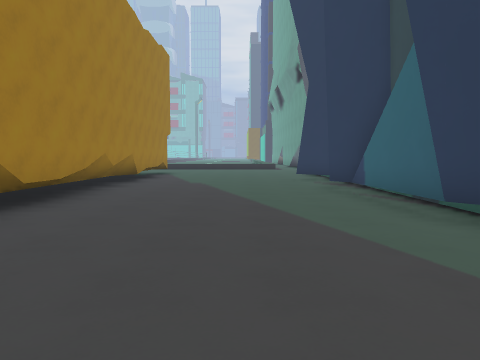
view 1 (above)

24 first-person views from a walk through a 3-D level made in the Godot game engine. The camera is 1.5 m above the floor, tilts 4° down and sees 70° across. The floor is counted in squares, 2 m on a side. Each view is taken from the middle of a square. On the plan, view 1 faces up. The plan holds only what a view shows up to about 11 squares ahead; the rest is blank. The place goes on beyond the plan. Surface patterns are stand-ins for the level's own textures.

view 2
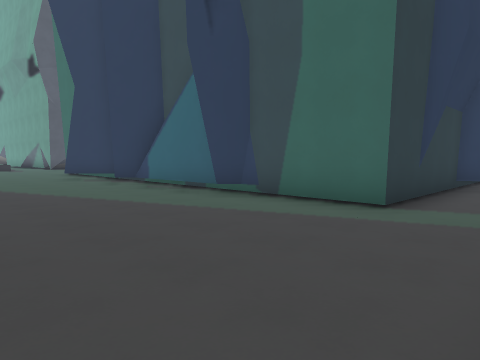

view 3
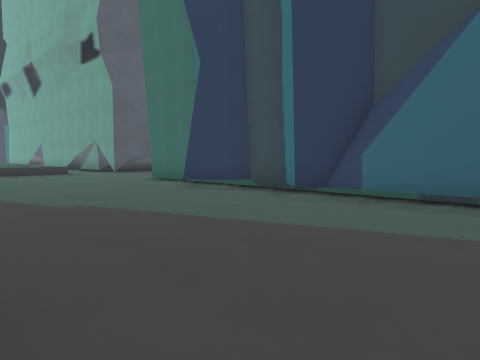

view 4
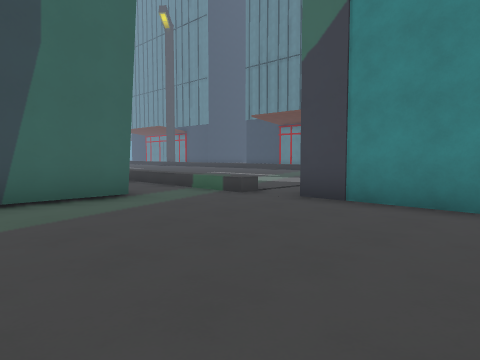

view 5
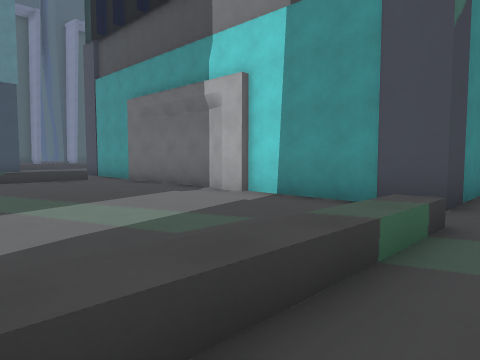

view 6
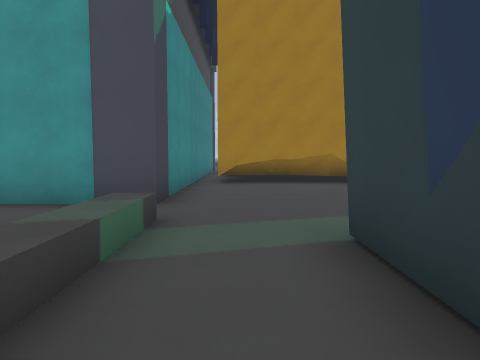

view 7
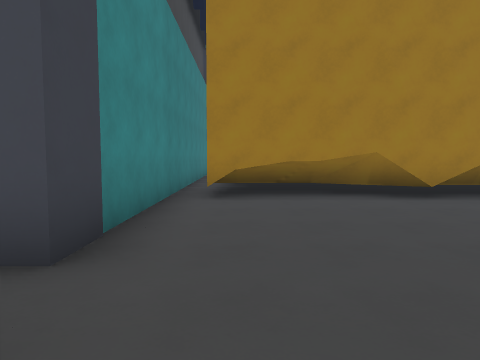

view 8
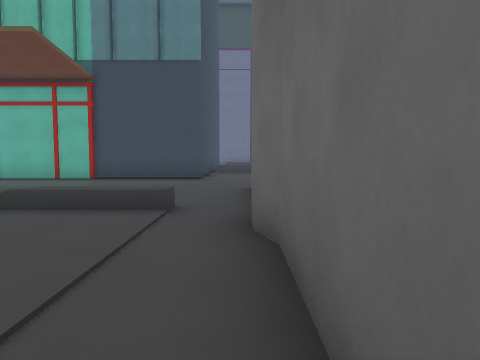

view 9
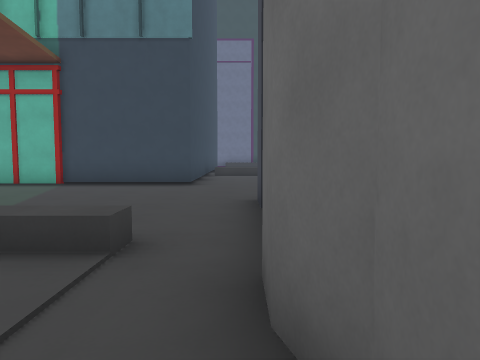

view 10
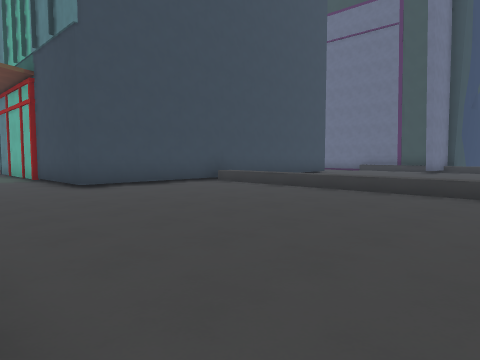

view 11
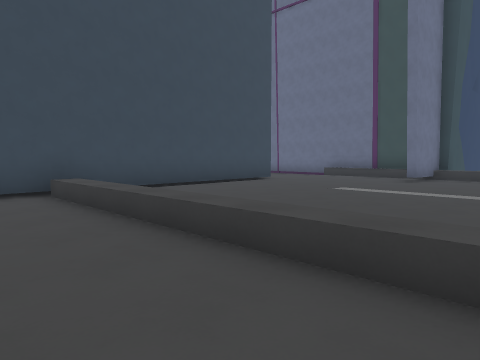

view 12
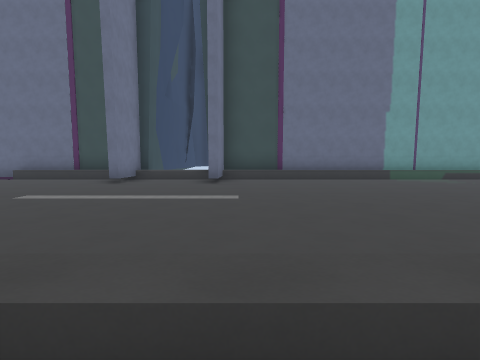

view 13
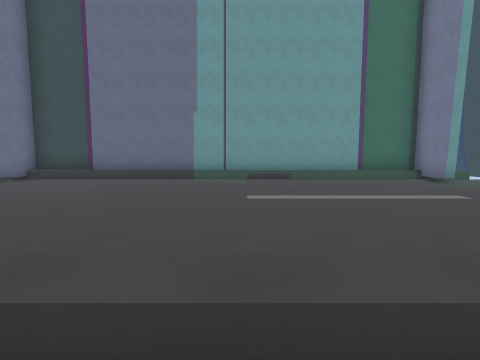

view 14
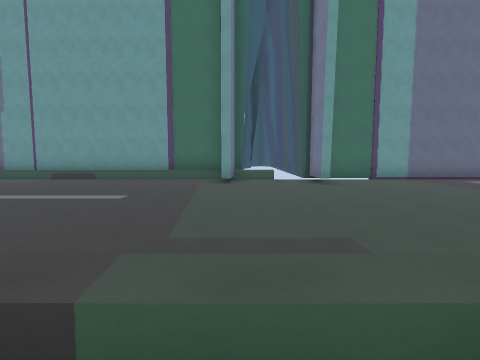

view 15
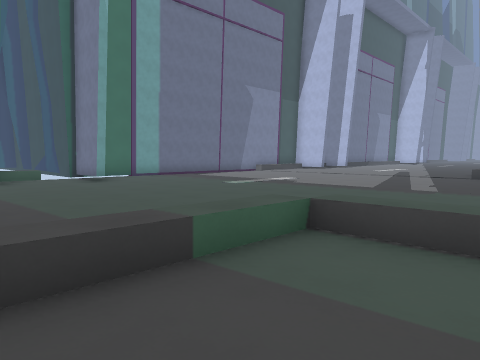

view 16
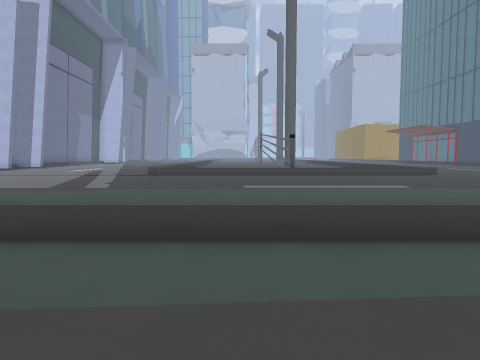

view 17
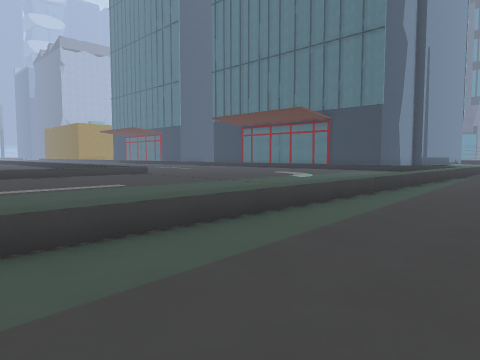

view 18
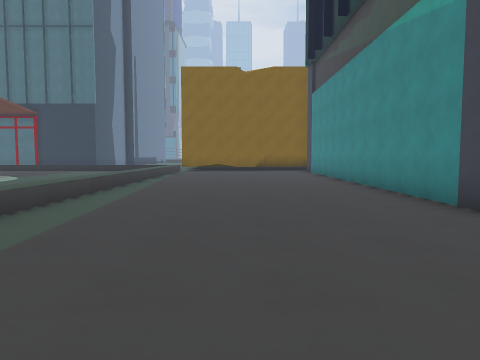

view 19
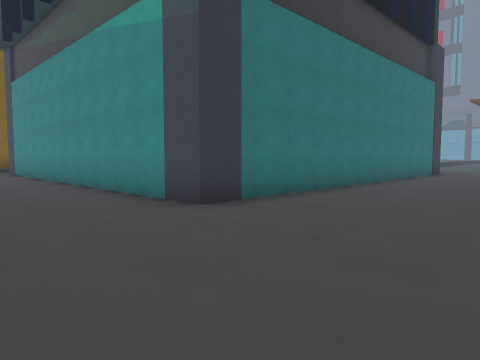

view 20
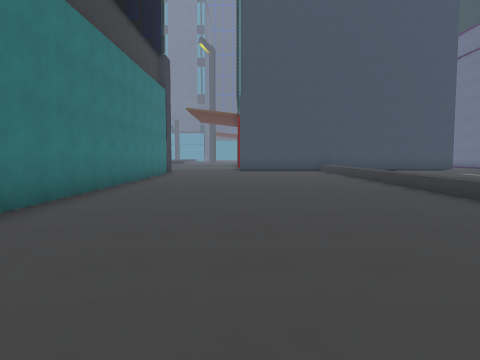

view 21
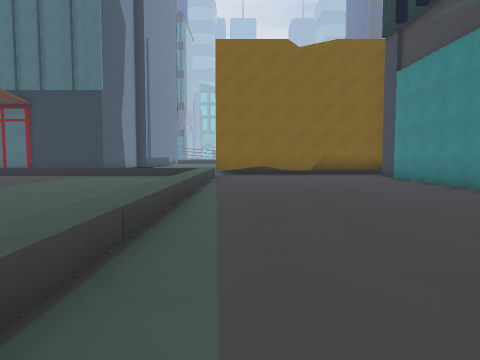

view 22
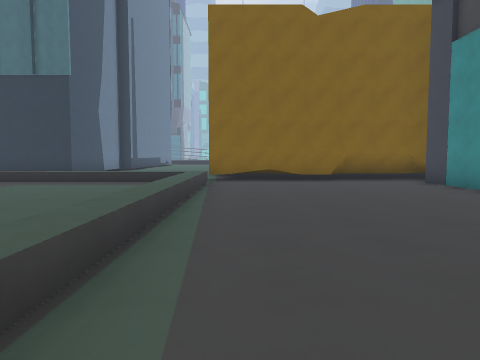

view 23
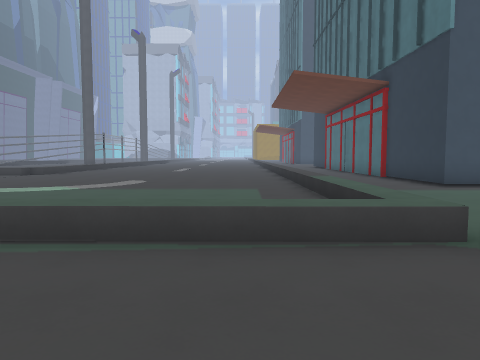

view 24
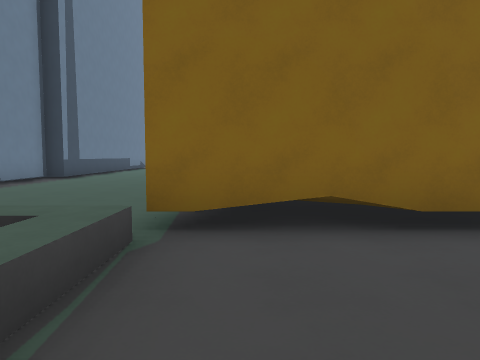

### Floor plan
Key: @ floor where view 1 was taken; # wall or solid block; . main floor; : floor 0.25 m higher than the main floor; ^ raised ledge.
Columns run from 26 left of view 1 to 6 right of it. Each row starts with its distance up from view 1.
 15                          ...
 14                          ....#
 13                          ....#
 12                         .....#
 11                       #......#
 10                       #.....##
  9                       #......#
  8                       #.....##
  7   #....               #......#
  6   #....               #......#
  5   #....               #......#
  4   #.....              #......#
  3   #.....              #......#
  2 ###.....              #......#
  1 ........              #......####
  0     ....########      #...@......
 -1 ^^^^^^^^^......    .........^^^^^
 -2 ....... ^......#  #########......
 -3 ....... ^......#          #......
 -4 ....... ^......#          #.....
 -5 ....... ^......#          #.....
 -6 ..:.... ^......#          #.....
 -7 ........^......#          #.....
 -8 ....:...^......#          #.....
 -9 ........^......#          #....
-10 ..  ....^......#          #....
-11 .. ... .^......#           .^^^
-12 ...... .^......#           ..
-13 ...... .^......########   #.....
-14 ...... .^...............   .....
-15 ...... .^........................
-16 ...... .^........................
-17 ...... .^....................####
-18 ...... .^....................#
-19 ...... .^... ................#
-20 ...... .^...   ..............#
-21 ...... .^^^^  ^^^^^^^^^^^^^^^#
-22 ......  .... ..... ......    #
-23 ............ ..... ..........#
-24 .............................#
-25 .............................#
-26    ..........................#
-27     .........................#
-28    .........................
-29    .........................
-30   .....#.#............#.#....
-31  #######^##############^######
-32                         #

Positions as (right, up) in squares from view 1, and headings:
1: (0, 0), facing up
2: (-2, -1), facing up-right
3: (-3, 4), facing up-right
4: (-3, 4), facing down-right
5: (6, 0), facing down-left
6: (6, 0), facing left
7: (3, 0), facing left
8: (1, -6), facing down
9: (1, -8), facing down
10: (-6, -14), facing down-right
11: (-5, -19), facing down-right
12: (-5, -20), facing down
13: (-11, -20), facing down
14: (-17, -20), facing down
15: (-15, -19), facing down-left
16: (-15, -18), facing left
17: (-15, -18), facing up-left
18: (-15, -18), facing up
19: (-15, -18), facing up-right
20: (-15, -17), facing right
21: (-17, -14), facing up
22: (-17, -11), facing up
23: (-15, -3), facing left
24: (-17, -4), facing up
